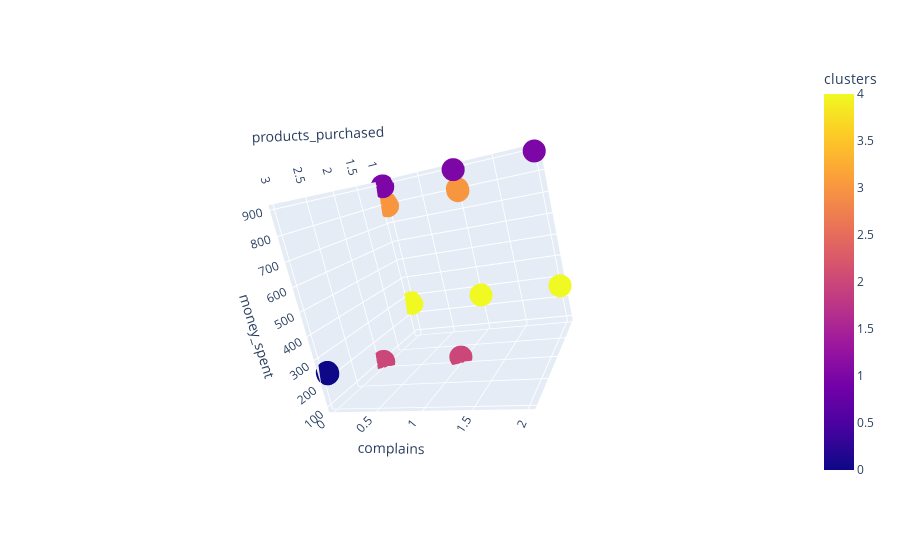

Notebook source saved alongside this figure:
### Code cell
# visualize clusters
figure = px.scatter_3d(customersdata,
                    color='clusters',
                    x="products_purchased",
                    y="complains",
                    z="money_spent",
                    category_orders = {"clusters": ["0", "1", "2", "3", "4"]}
                    )
figure.update_layout()
figure.show()

### Figure 1 — Plotly figure (JSON) as saved in the notebook; plotly's stock layout.template omitted (floating-point values rounded to 4 significant figures; data arrays with more than 128 entries replaced by an {"elided": "..."} marker saying what was removed)
{"data": [{"hovertemplate": "products_purchased=%{x}<br>complains=%{y}<br>money_spent=%{z}<br>clusters=%{marker.color}<extra></extra>", "legendgroup": "", "marker": {"color": {"elided": "24000 int values"}, "coloraxis": "coloraxis", "symbol": "circle"}, "mode": "markers", "name": "", "scene": "scene", "showlegend": false, "type": "scatter3d", "x": {"elided": "24000 int values"}, "y": {"elided": "24000 int values"}, "z": {"elided": "24000 float values"}}], "layout": {"autosize": true, "coloraxis": {"colorbar": {"title": {"text": "clusters"}}, "colorscale": [[0, "#0d0887"], [0.1111, "#46039f"], [0.2222, "#7201a8"], [0.3333, "#9c179e"], [0.4444, "#bd3786"], [0.5556, "#d8576b"], [0.6667, "#ed7953"], [0.7778, "#fb9f3a"], [0.8889, "#fdca26"], [1, "#f0f921"]]}, "legend": {"tracegroupgap": 0}, "margin": {"t": 60}, "scene": {"aspectmode": "auto", "aspectratio": {"x": 1, "y": 1, "z": 1}, "camera": {"center": {"x": 0, "y": 0, "z": 0}, "eye": {"x": 2.259, "y": 1.07, "z": 0.4692}, "projection": {"type": "perspective"}, "up": {"x": -0.2606, "y": 0.1308, "z": 0.9565}}, "domain": {"x": [0, 1], "y": [0, 1]}, "xaxis": {"title": {"text": "products_purchased"}, "type": "linear"}, "yaxis": {"title": {"text": "complains"}, "type": "linear"}, "zaxis": {"title": {"text": "money_spent"}, "type": "linear"}}}}
